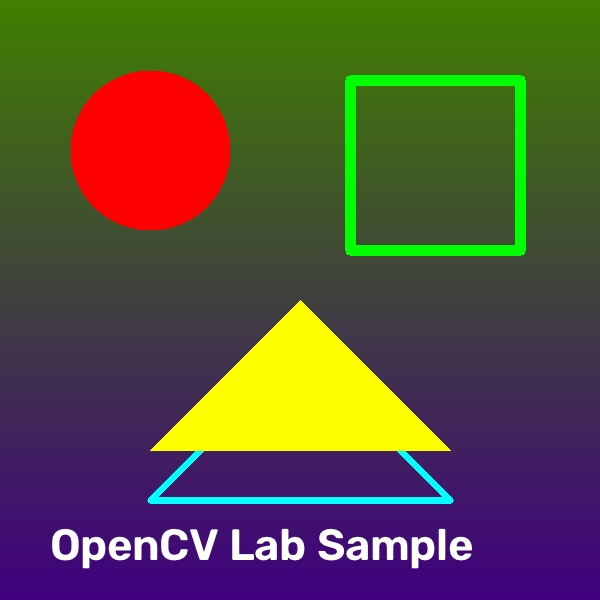
#> input picture Lab Experiments/inputs/sample.jpg, 600 x 600 px
$ python Exp_11_Direct_Linear_Transformation.py
#> lines starting #> are read from the running program, lines starting #| are printed output that depends on the picture
"""
Experiment 11: Perform transformation using Direct Linear Transformation (DLT)
Description: Formulate and solve DLT equations manually using Singular Value Decomposition (SVD)
             to estimate the Homography matrix, warp the image, and compare with cv2.findHomography.
"""
import cv2
import numpy as np
import os
import sys

def compute_dlt_homography(pts_src, pts_dst):
    """
    Computes Homography matrix using Direct Linear Transformation (DLT) algorithm.
    Each correspondence (x, y) -> (x', y') yields 2 linear equations:
    -x * h11 - y * h12 - h13 + 0*h21 + 0*h22 + 0*h23 + x*x'*h31 + y*x'*h32 + x'*h33 = 0
    0*h11 + 0*h12 + 0*h13 - x*h21 - y*h22 - h23 + x*y'*h31 + y*y'*h32 + y'*h33 = 0
    """
    A = []
    for i in range(len(pts_src)):
        x, y = pts_src[i][0], pts_src[i][1]
        xp, yp = pts_dst[i][0], pts_dst[i][1]

        row1 = [-x, -y, -1, 0, 0, 0, x*xp, y*xp, xp]
        row2 = [0, 0, 0, -x, -y, -1, x*yp, y*yp, yp]

        A.append(row1)
        A.append(row2)

    A = np.array(A)

    # Perform Singular Value Decomposition (SVD) on A
    U, S, Vt = np.linalg.svd(A)

    # The solution h is the last row of Vt (last column of V) corresponding to smallest singular value
    h = Vt[-1]

    # Reshape to 3x3 matrix and normalize so H[2,2] is 1.0
    H = h.reshape((3, 3))
    H = H / H[2, 2]
    return H

def main():
    input_path = os.path.join("inputs", "sample.jpg")
    output_path = os.path.join("outputs", "Exp_11_DLT_Homography.jpg")

    img = cv2.imread(input_path)
#> img is the input picture: shape (600, 600, 3); mean B, G, R 59, 80.9, 87.9
    if img is None:
        print(f"Error: Could not read image from {input_path}")
        return

    h, w = img.shape[:2]
#> h = 600; w = 600

    # Define source coordinates (four corners of the image)
    pts_src = np.float32([[0, 0], [w - 1, 0], [w - 1, h - 1], [0, h - 1]])
#> pts_src = [[0, 0], [599, 0], [599, 599], [0, 599]]
    # Define target coordinates (skewed layout)
    pts_dst = np.float32([[80, 50], [w - 60, 100], [w - 100, h - 40], [40, h - 80]])

    # 1. Compute H using manual DLT
    H_dlt = compute_dlt_homography(pts_src, pts_dst)
    print("Homography Matrix estimated via DLT:\n", H_dlt)
#| Homography Matrix estimated via DLT:
#|  [[ 7.87397382e-01 -6.66526763e-02  8.00000000e+01]
#|  [ 8.70744549e-02  7.86269799e-01  5.00000000e+01]
#|  [ 3.60200083e-05  3.13217463e-06  1.00000000e+00]]

    # 2. Compute H using OpenCV's built-in algorithm for comparison
    H_cv, _ = cv2.findHomography(pts_src, pts_dst)
    print("Homography Matrix estimated via OpenCV:\n", H_cv)
#| Homography Matrix estimated via OpenCV:
#|  [[ 7.87397382e-01 -6.66526763e-02  8.00000000e+01]
#|  [ 8.70744549e-02  7.86269799e-01  5.00000000e+01]
#|  [ 3.60200083e-05  3.13217464e-06  1.00000000e+00]]

    # Warp the image using manual DLT homography
    dlt_result = cv2.warpPerspective(img, H_dlt, (w, h))
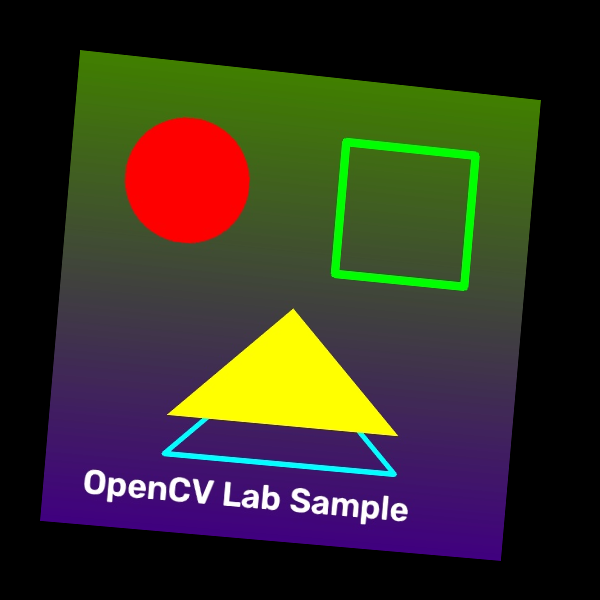
#> dlt_result: shape (600, 600, 3); mean B, G, R 35.4, 48.6, 53

    # Save the output
    os.makedirs("outputs", exist_ok=True)
    cv2.imwrite(output_path, dlt_result)
    print(f"DLT warped image saved to: {output_path}")

    # Display results
    headless = os.environ.get("CV_HEADLESS", "0") == "1" or not sys.stdin.isatty()
    if not headless:
        try:
            cv2.imshow("Original Image", img)
            cv2.imshow("DLT Warp Result", dlt_result)
            print("Press any key in the image window to close.")
            cv2.waitKey(0)
            cv2.destroyAllWindows()
        except Exception as e:
            print(f"Display not available: {e}")
    else:
        print("Running in headless mode. Skipping display window.")

if __name__ == "__main__":
    main()
